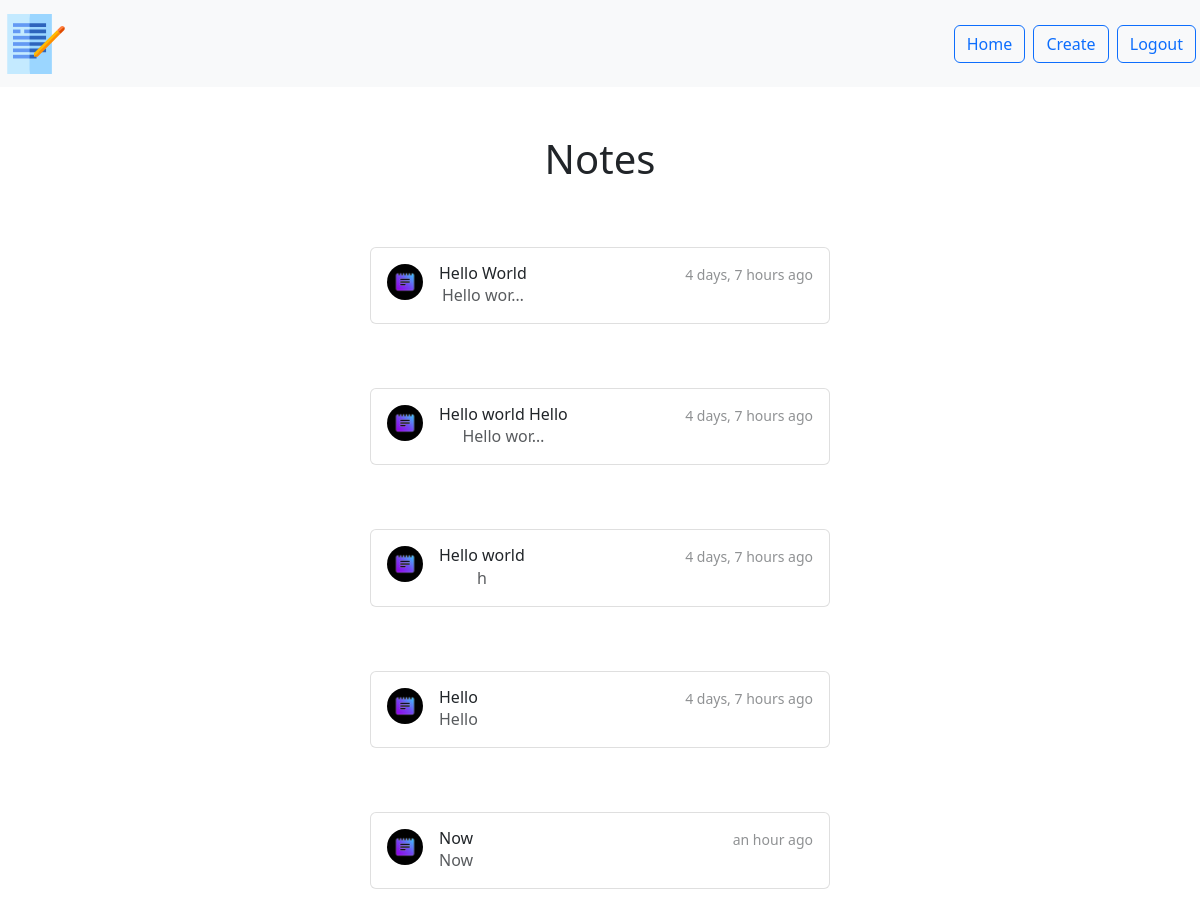
The app's page /smart/notes (signed in) with its own data.
### notes/models.py (models this page shows)
class Notes(models.Model):
    title = models.CharField(max_length=200)
    text = models.TextField()
    created = models.DateTimeField(auto_now_add=True)
    user = models.ForeignKey(
        User,
        on_delete=models.CASCADE,
        related_name="notes",
    )

### notes/views.py (the view)
# urls.py: path("notes", views.NotesListView.as_view(), name="notes.list"),
class NotesListView(LoginRequiredMixin, ListView):
    model = Notes
    context_object_name = "notes"
    template_name = "notes/notes.html"
    login_url = "/login"
    def get_queryset(self):
        return self.request.user.notes.all()

### notes/templates/notes/notes.html (shortened to what this page needs)
{% extends "base.html" %}
{% load static %}
{% load humanize %}
{% block content%}
<h1 class="my-5">Notes</h1>
{% for note in notes %}
<div class="list-group w-auto">
    <a href="{% url 'notes.detail' pk=note.id %}" class="list-group-item list-group-item-action d-flex gap-3 py-3"
        aria-current="true">
        <img src="{% static 'note.png' %}" alt="twbs" width="36" height="36" class="rounded-circle flex-shrink-0">
        <div class="d-flex gap-2 w-100 justify-content-between">
            <div>
                <h6 class="mb-0">{{ note.title }}</h6>
                <p class="mb-0 opacity-75">{{note.text.strip|truncatechars:10}}</p>
            </div>
            <small class="opacity-50 text-nowrap">{{ note.created|naturaltime }}</small>
        </div>
    </a>
</div>
{% endfor %}
{% endblock %}

### static/templates/base.html (shortened to what this page needs)
<!DOCTYPE html>
{% load static %}
<html>
<head>
    <link href="https://cdn.jsdelivr.net/npm/bootstrap@5.2.3/dist/css/bootstrap.min.css" rel="stylesheet"
>
    <link rel="stylesheet" href="{% static 'css/style.css' %}" type="text/css">
    <link rel="stylesheet" href="{% static 'css/notes.css' %}" type="text/css">
</head>
<body>
    <nav class='navbar navbar-light bg-light'>
        <a class="navbar-brand" href="{%  url 'home' %}">
            <img src="{%  static 'notes.svg' %}" width="60" height="60" class="d-inline-block align-text-top mleft">
        </a>
        <div class='ms-auto'>
            {% if user.is_authenticated %}
            <a href="{% url 'notes.list'%}" class="btn btn-outline-primary me-1">Home</a>
            <a href="{% url 'notes.new'%}" class="btn btn-outline-primary me-1">Create</a>
            <a href="{% url 'logout'%}" class="btn btn-outline-primary me-1">Logout</a>
            {% else %}
            <a href="{% url 'login'%}" class="btn btn-outline-primary me-1">Login</a>
            <a href="{% url 'signup'%}" class="btn btn-outline-primary me-1">Signup</a>
            {% endif %}
        </div>
    </nav>
    <div class="my-5 text-center container">
        {% block content%}
        {% endblock %}
    </div>
</body>
</html>

### static/css/style.css (style rules this page uses)
img.mleft { margin-left: 10%; }

### static/css/notes.css (style rules this page uses)
.list-group { max-width: 460px; margin: 4rem auto; }

### records on screen
Notes: title "Hello World", text.strip "Hello wor…", created "4 days, 7 hours ago"
Notes: title "Hello world Hello", text.strip "Hello wor…", created "4 days, 7 hours ago"
Notes: title "Hello world", text.strip "h", created "4 days, 7 hours ago"
Notes: title "Hello", text.strip "Hello", created "4 days, 7 hours ago"
Notes: title "Now", text.strip "Now", created "an hour ago"
